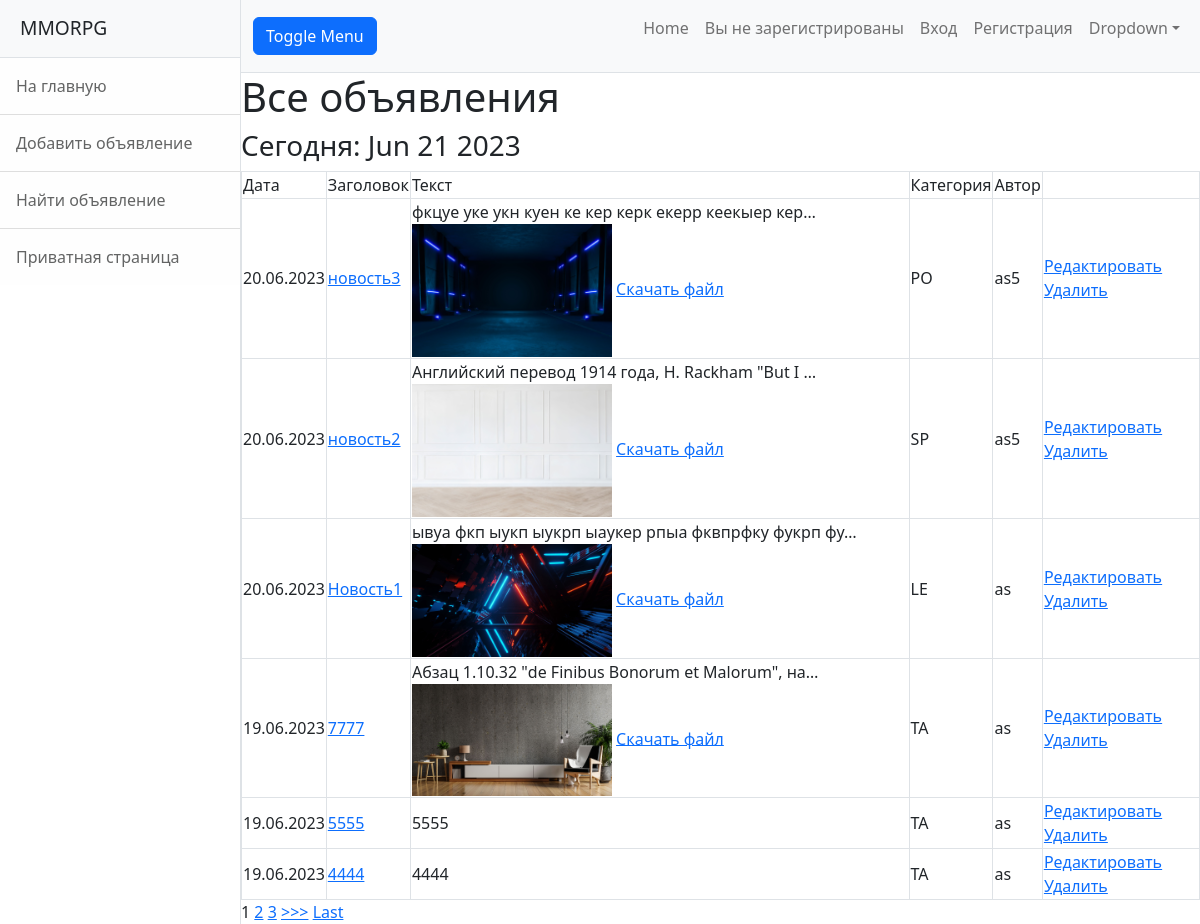
The app's page /posts/, older data.
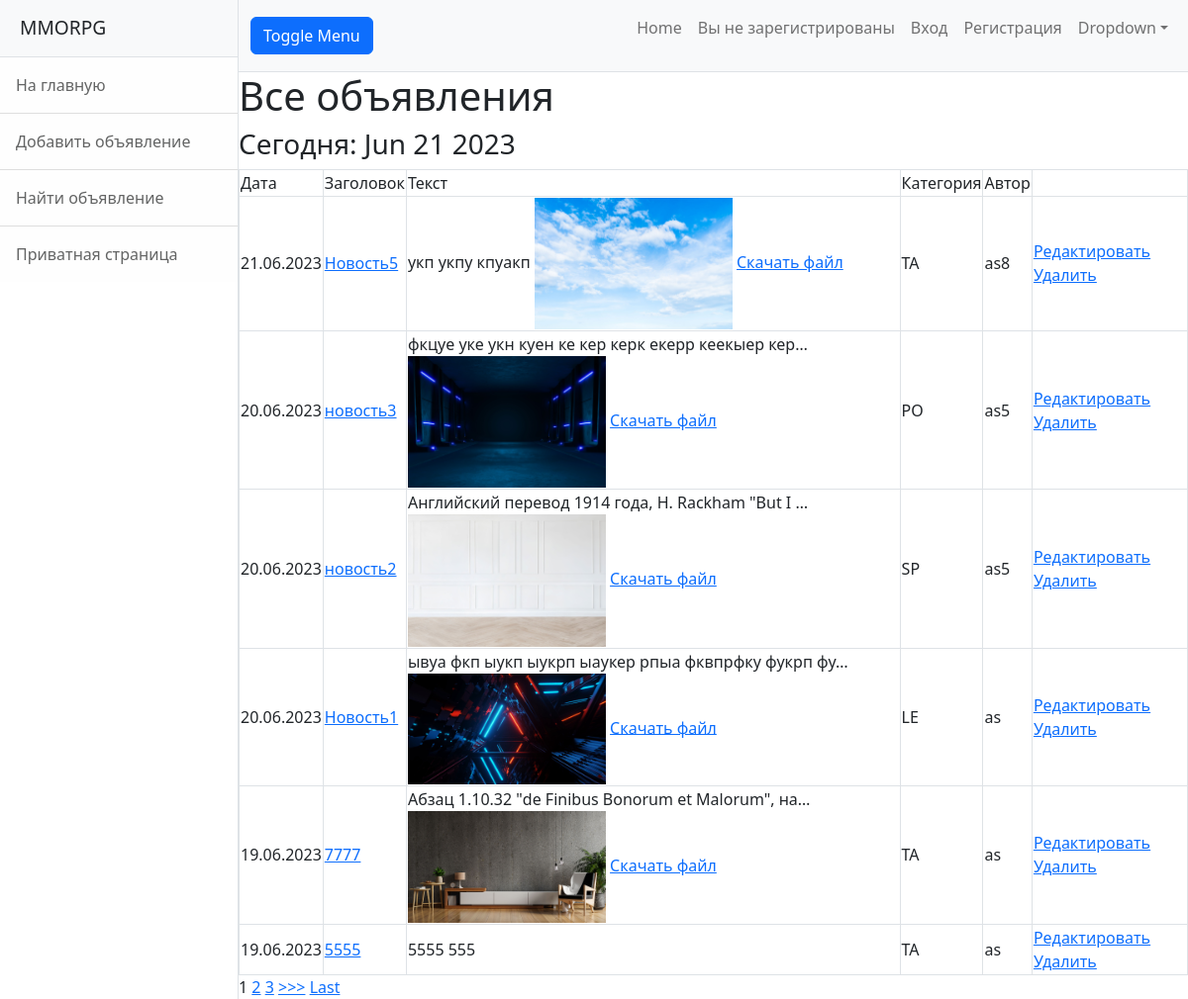
The same page, newer data.
### postsapp/models.py (models this page shows, shortened)
class Post(models.Model):
    tanks = 'TA'
    gila = 'GI'
    dd = 'DD'
    merchants = 'ME'
    guildmasters = 'GU'
    questgivers = 'QU'
    blacksmiths = 'BL'
    leatherworkers = 'LE'
    potions = 'PO'
    spell_masters = 'SP'
    CATEGORY_CHOICES = [
        (tanks, 'Танки'),
        (gila, 'Хилы'),
        (dd, 'ДД'),
        (merchants, 'Торговцы'),
        (guildmasters, 'Гилдмастеры'),
        (questgivers, 'Квестгиверы'),
        (blacksmiths, 'Кузнецы'),
        (leatherworkers, 'Кожевники'),
        (potions, 'Зельевары'),
        (spell_masters, 'Мастера заклинаний'),
    ]
    dataCreation = models.DateTimeField(auto_now_add=True)
    user = models.ForeignKey(User, null=True, on_delete=models.CASCADE)
    title = models.CharField(max_length=128)
    categoryType = models.CharField(max_length=2, choices=CATEGORY_CHOICES, default=tanks)
    contentText = models.TextField()
    contentImage = models.ImageField(upload_to=user_directory_path, blank=True)
    contentFile = models.FileField(upload_to=user_directory_path, blank=True)
    is_private = models.BooleanField(default=False)

### postsapp/views.py (the view)
# urls.py: path('', PostsList.as_view(), name='posts'),
class PostsList(ListView):
    model = Post
    template_name = 'posts.html'
    context_object_name = 'posts'
    ordering = ['-dataCreation']
    paginate_by = 6
    def get_context_data(self, **kwargs):
        context = super().get_context_data(**kwargs)
        context['time_now'] = datetime.utcnow() # добавим переменную текущей даты time_now
        context['value1'] = None  # добавим ещё одну пустую переменную, чтобы на её примере посмотреть работу другого фильтра в posts.html
        return context

### postsapp/templatetags/custom_filters.py (called while the page is built)
@register.filter(name='censor')     # регистрируем наш фильтр под именем censor, чтоб django понимал, что это именно фильтр, а не простая функция
def censor(value):                   # первый аргумент здесь — это то значение, к которому надо применить фильтр
    for word in badwordsList:
        value = value.replace(word, '***')
    return value

### templates/posts.html (shortened to what this page needs)
{% extends 'flatpages/default.html' %}
{% load custom_filters %}
{% block content %}
    <h1>Все объявления</h1>
    <h3>{{ value1|default_if_none:"Сегодня:" }} {{ time_now|date:'M d Y' }}</h3>
    {% if posts %}
        <table>
            <tr>
                <td>
                    Дата
                </td>
                <td>
                    Заголовок
                </td>
                <td>
                    Текст
                </td>
                <td>
                    Категория
                </td>
                <td>
                    Автор
                </td>
            </tr>
        {% for post in posts %}
            <tr>
                <td>
                    {{ post.dataCreation|date:'d.m.Y' }}
                </td>
                <td>
                    <a href="{% url 'post' post.id %}">{{ post.title|censor }}</a>
                </td>
                <td>
                    {{ post.contentText|truncatechars:50|censor }}
                    {% if post.contentImage %}
                        <img width="200" src="{{ post.contentImage.url }}" alt="Изображение">
                    {% endif %}
                    {% if post.contentFile %}
                        <a href="{{ post.contentFile.url }}">Скачать файл</a>
                    {% endif %}
                </td>
                <td>
                    {{ post.categoryType }}
                </td>
                <td>
                    {{ post.user }}
                </td>
                <td>
                    <a href="{% url 'create' post.id %}"><u>Редактировать</u></a>
                    <a href="{% url 'delete' post.id %}">Удалить</a>
                </td>
            </tr>
        {% endfor %}
        </table>
        {% if is_paginated %}
            {% for num in page_obj.paginator.page_range %}
                {% if page_obj.number == num %}
                    <a>{{ num }}</a>
                {% elif num > page_obj.number|add:'-3' and num < page_obj.number|add:'3' %}
                    <a href="?page={{ num }}">{{ num }}</a>
                {% endif %}
            {% endfor %}
            {% if page_obj.has_next %}
                <a href="?page={{ page_obj.next_page_number }}">>>></a>
                <a href="?page={{ page_obj.paginator.num_pages }}">Last</a>
            {% endif %}
        {% endif %}
    {% else %}
        <h2>Нет постов!</h2>
    {% endif %}
{% endblock content %}

### templates/flatpages/default.html (shortened to what this page needs)
{% load static %}
<!DOCTYPE html>
<html lang="en">
    <head>
        <link href="{% static 'css/styles.css' %}" rel="stylesheet" />
    </head>
    <body>
        <div class="d-flex" id="wrapper">
            <div class="border-end bg-white" id="sidebar-wrapper">
                <div class="sidebar-heading border-bottom bg-light">MMORPG</div>
                <div class="list-group list-group-flush">
                    <a class="list-group-item list-group-item-action list-group-item-light p-3" href="{% url 'posts' %}">На главную</a>
                    <a class="list-group-item list-group-item-action list-group-item-light p-3" href="{% url 'create' %}">Добавить объявление</a>
                    <a class="list-group-item list-group-item-action list-group-item-light p-3" href="{% url 'search' %}">Найти объявление</a>
                    <a class="list-group-item list-group-item-action list-group-item-light p-3" <a href="{% url 'profile' %}">Приватная страница</a>
                </div>
            </div>
            <div id="page-content-wrapper">
                <nav class="navbar navbar-expand-lg navbar-light bg-light border-bottom">
                    <div class="container-fluid">
                        <button class="btn btn-primary" id="sidebarToggle">Toggle Menu</button>
                        <div class="collapse navbar-collapse" id="navbarSupportedContent">
                            <ul class="navbar-nav ms-auto mt-2 mt-lg-0">
                                <li class="nav-item active"><a class="nav-link" href="{% url 'posts' %}">Home</a></li>
                                {% if user.is_authenticated %}
                                    <li class="nav-item"><p class="nav-link">Вы зарегистрированы, {{ request.user.username }} </p></li>
                                    <li class="nav-item"><a class="nav-link" href="{% url 'account_logout' %}">Выход</a>
                                {% else %}
                                    <li class="nav-item"><p class="nav-link">Вы не зарегистрированы</p></li>
                                    <li class="nav-item"><a class="nav-link" href="{% url 'account_login' %}">Вход</a>
                                    <li class="nav-item"><a class="nav-link" href="{% url 'account_signup' %}">Регистрация</a>
                                {% endif %}
                                <li class="nav-item dropdown">
                                    <a class="nav-link dropdown-toggle" id="navbarDropdown" href="#" role="button" data-bs-toggle="dropdown" aria-haspopup="true" aria-expanded="false">Dropdown</a>
                                </li>
                            </ul>
                        </div>
                    </div>
                </nav>
                {% block content %}
                {% endblock content %}
            </div>
        </div>
    </body>
</html>

### templates/posts.html (style rules this page uses)
table, th, td { border: 1px solid #dee2e6; border-collapse: collapse; }

Row changes from the older to the newer data that the page shows:
no longer on this page (row unchanged): Post: dataCreation "19.06.2023", title|censor "4444", contentText|censor "4444", categoryType "TA", user "as"
added Post: dataCreation "21.06.2023", title|censor "Новость5", contentText|censor "укп укпу кпуакп", contentImage (picture), categoryType "TA", user "as8"
changed Post (number 6 of 6 on the later page): contentText|censor "5555" → "5555 555"
